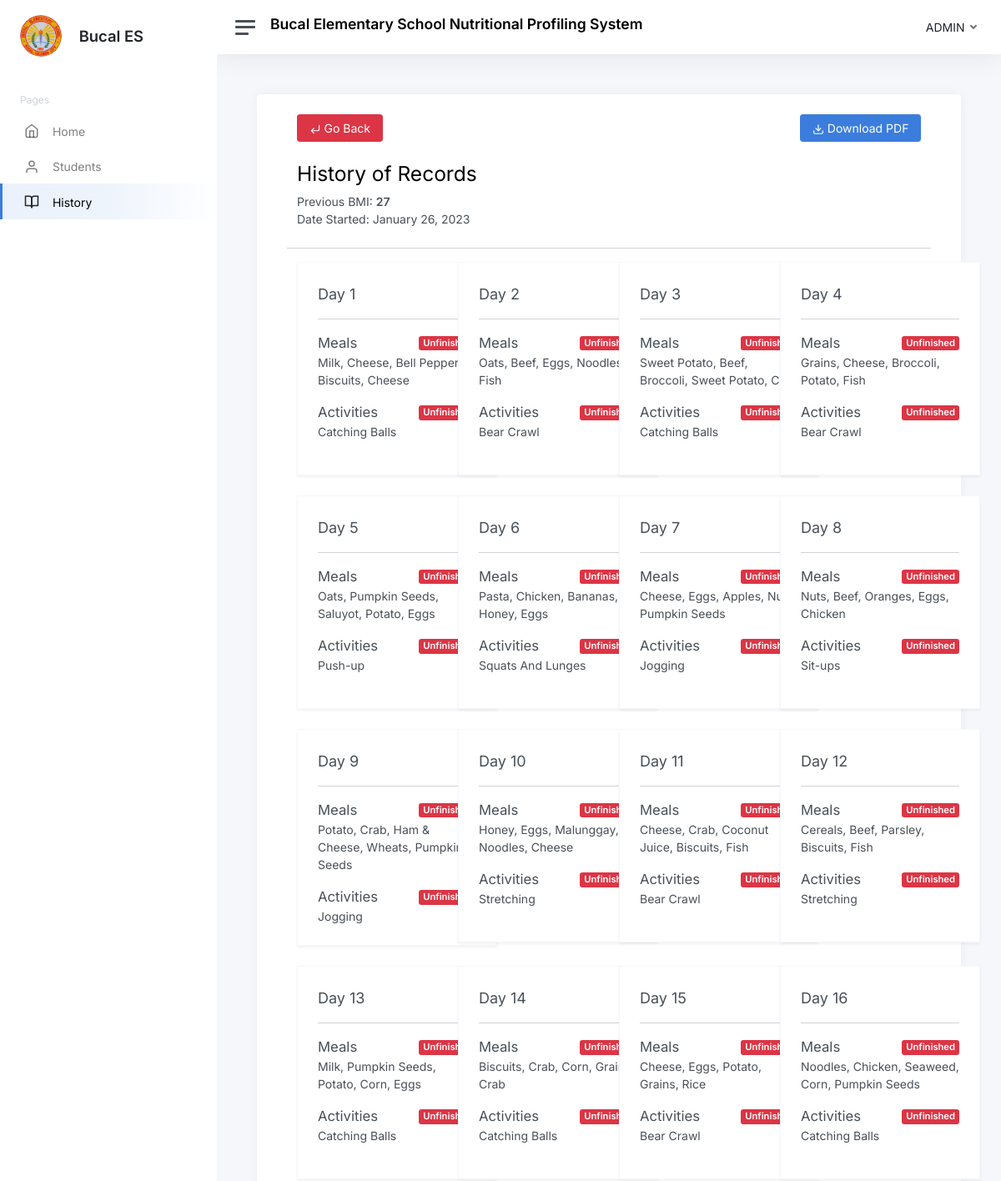
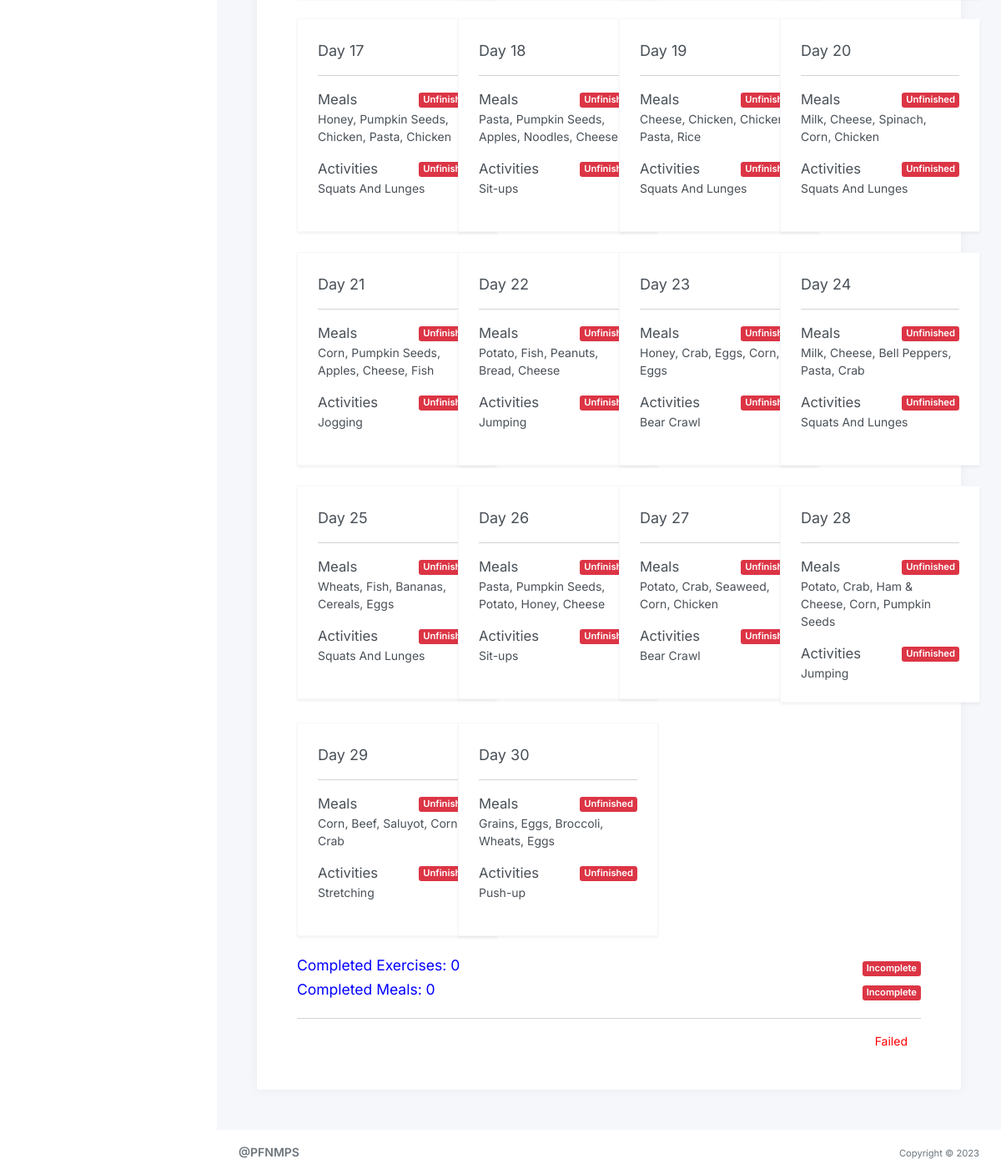
The page /history.php?student_id=Cameron on the database its author committed (2 pictures, top to bottom).
### tables this page shows
CREATE TABLE `history` (
  `id` int(11) NOT NULL,
  `student_id` varchar(50) NOT NULL,
  `program_id` int(50) NOT NULL,
  `bmi` int(11) NOT NULL,
  `date_created` date NOT NULL,
  `date_time_updated` datetime NOT NULL
);

CREATE TABLE `program_records` (
  `id` int(11) NOT NULL,
  `student_id` varchar(20) NOT NULL,
  `date_started` date NOT NULL,
  `foods` varchar(255) NOT NULL,
  `exercises` varchar(255) NOT NULL,
  `day` varchar(50) NOT NULL,
  `food_acknowledge` int(11) NOT NULL,
  `exercise_acknowledge` int(11) NOT NULL,
  `ended_day` date NOT NULL,
  `date_time_created` datetime NOT NULL,
  `date_time_updated` datetime NOT NULL
);

### history.php (the view, shortened to what this page needs)
<?php
include('connection.php');
$student_id = $_GET['student_id'];
?>
<!DOCTYPE html>
<html lang="en">
<head>
    <link href="admin-template/css/app.css" rel="stylesheet">
	<link rel="./stylesheet" href="./styles/bootstrap/css/bootstrap.css">
</head>
<body>
    <div class="wrapper">
		<nav id="sidebar" class="sidebar js-sidebar">
			<div class="sidebar-content js-simplebar">
				<a class="sidebar-brand" href="home-admin.php">
                <img src="logo.jpg" alt="" height="50" style="border-radius: 50px;">
					<span class="align-middle px-3 text-dark">Bucal ES</span>
        </a>
				<ul class="sidebar-nav">
					<li class="sidebar-header">
						Pages
					</li>
					<li class="sidebar-item">
						<a class="sidebar-link" href="home-admin.php">
                            <i class="align-middle" data-feather="home"></i> <span class="align-middle">Home</span>
                         </a>
					</li>
					<li class="sidebar-item ">
						<a class="sidebar-link" href="view-students.php">
                            <i class="align-middle " data-feather="user"></i> <span class="align-middle">Students</span>
                        </a>
					</li>
					<li class="sidebar-item active">
						<a class="sidebar-link" href="view-history.php">
                            <i class="align-middle text-dark" data-feather="book-open"></i> <span class="align-middle">History</span>
                        </a>
					</li>
				</ul>
			</div>
		</nav>
		<div class="main">
			<nav class="navbar navbar-expand navbar-light navbar-bg">
				<a class="sidebar-toggle js-sidebar-toggle">
          <i class="hamburger align-self-center"></i>
        </a>
        <span class="d-flex align-items-center">
			<h4 class="fw-bold">
				Bucal Elementary School Nutritional Profiling System
			</h4>
		</span>
				<div class="navbar-collapse collapse">
					<ul class="navbar-nav navbar-align">
						<li class="nav-item dropdown">
							<a class="nav-link dropdown-toggle d-none d-sm-inline-block" href="#" data-bs-toggle="dropdown" id="dropdownMenuButton1">
                                <span class="text-dark">ADMIN</span>
                            </a>
						</li>
					</ul>
				</div>
			</nav>
			<main class="content">
				<div class="container-fluid p-0">
                <div class="row">
                    <div class="col-lg-12">
                        <div class="card p-5 pt-0">
                         <span class="d-flex flex-row justify-content-between align-items-center mt-4">
                            <span>
                                <a href="view-students.php" class="btn btn-md btn-danger"><i class="align-middle" data-feather="corner-down-left"></i> Go Back</a>
                            </span>
                            <span><a class="btn btn-md btn-primary" href="student-history.php?student_id=<?= $student_id; ?>"><i class="align-middle" data-feather="download"></i> Download PDF</a></span>
                         </span>
                         <h2 class="mt-4">History of Records</h2>
                            <?php
                            if(isset($_GET['student_id'])){
                                $student_id = $_GET['student_id'];
                                $query_bmi = "SELECT bmi , date_created FROM history WHERE student_id = '$student_id'";
                                $run_bmi = mysqli_query($conn,$query_bmi);
                                if(mysqli_num_rows($run_bmi) > 0){
                                    foreach($run_bmi as $row1){
                                        ?>
                                            <p class="m-0 p-0">Previous BMI: <strong><?php echo $row1['bmi']?></strong></p>
                                            <p class="m-0 p-0">Date Started: <?php $date = date("F d, Y", strtotime($row1['date_created']));
                                            echo $date;?></p>
                                        <?php
                                    }
                                }
                                $sql = "SELECT program_records.student_id , program_records.date_started, program_records.foods, program_records.exercises, program_records.day, program_records.ended_day , program_records.food_acknowledge , program_records.exercise_acknowledge
                                FROM program_records WHERE program_records.student_id = '$student_id'";
                                $run = mysqli_query($conn,$sql);
                                if(mysqli_num_rows($run) > 0){
                                    ?>
                                    <div class="row">
                                        <hr class="mt-4">
                                    <?php
                                    foreach($run as $row){
                                        ?>
                                        <div class="col-lg-3">
                                        <div class="card border border-light rounded-0 shadow p-4" style="width: 15rem; min-height: 16rem;">
                                        <p class="m-0 p-0" style="font-size:18px;">Day <?php echo $row ['day']?></p>
                                        <hr class="featurette-divider">
                                        <span class="d-flex flex-row justify-content-between align-items-center">
                                        <p class="m-0 p-0"  style="font-size:16.7px;">Meals</p>
                                        <?php
                                            if($row['food_acknowledge'] == '1'){
                                                echo "<span class='badge bg-success'>Done</span>";
                                            }else{
                                                echo "<span class='badge bg-danger'>Unfinished</span>";
                                            }
                                            ?>
                                        </span>
                                        <p class="m-0 p-0"><?php echo $row['foods']?></p>
                                        <span class="d-flex justify-content-between align-items-center">
                                            <p class="m-0 p-0" style="font-size:16.7px;">Activities</p>
                                            <?php if($row ['exercise_acknowledge']== '1'){
                                                echo "<span class='badge bg-success'>Done</span>";
                                            }else{
                                                echo "<span class='badge bg-danger'>Unfinished</span>";
                                            }
                                            ?>
                                        </span>
                                        <p class="m-0 p-0"> <?php echo $row['exercises']?></p>
                                        </div>
                                        </div>
                                        <?php
                                    }
                                }
                                ?>
                                <?php
                                $query_remarks = "SELECT exercise_acknowledge FROM program_records WHERE program_records.student_id ='$student_id' AND program_records.exercise_acknowledge = '1'";
                                $run_remarks = mysqli_query($conn,$query_remarks);
                                $row_remarks = mysqli_num_rows($run_remarks);
                                ?>
                                <span class="d-flex justify-content-between align-items-center">
                                <?php
                                echo "<span class='h4' style='color:blue;'>Completed Exercises:" . ' ' . $row_remarks . '<br> </span>';
                                if($row_remarks == 10 || $row_remarks >= 10){
                                    echo "<span class='badge bg-success'>Completed" . "<br></span>";
                                }else{
                                    echo "<span class='badge bg-danger'>Incomplete" . "<br> </span>";
                                }
                                ?>
                                </span>
                                <?php
                                $query_remarks_food = "SELECT food_acknowledge FROM program_records WHERE program_records.student_id ='$student_id' AND program_records.food_acknowledge = '1'";
                                $run_remarks_food = mysqli_query($conn,$query_remarks_food);
                                $row_remarks_food = mysqli_num_rows($run_remarks_food);
                                ?>
                                <span class="d-flex w-100 flex-row justify-content-between align-items-center">
                                <?php
                                echo "<span class='h4' style='color:blue;'>Completed Meals:" . ' ' . $row_remarks_food . "<br></span>";
                                if($row_remarks_food == 30){
                                    echo "<span class='badge bg-success'>Completed" . "<br></span>";
                                }else{
                                    echo "<span class='badge bg-danger'>Incomplete" . "<br> </span>";
                                }
                                ?>
                                </span>
                                <span class="text-end">
                                <hr>
                                <?php
                                 if($row_remarks >= 8 && $row_remarks_food == 30){
                                    echo "<span class='px-2' style='color: green;'> Success" . "<br> </span>";
                                }else{
                                    echo "<span class='px-3' style='color: red;'>Failed ". "<br> </span>";
                                }
                                ?>
                                </span>
                                <?php
                            }
                            ?>
                                    </div>
                        </div>
                    </div>
                </div>
			</main>
            <footer class="footer">
				<div class="container-fluid">
					<div class="row text-muted">
						<div class="col-6 text-start">
							<p class="mb-0">
								<a class="text-muted" href="https://adminkit.io/" target="_blank"><strong>@PFNMPS</strong></a>
							</p>
						</div>
						<div class="col-6 text-end">
							<ul class="list-inline">
								<li class="list-inline-item">
									<small>Copyright &copy; 2023</small>
								</li>
							</ul>
						</div>
					</div>
				</div>
			</footer>
		</div>
	</div>
</body>
</html>

### rows shown on the page
history: bmi "27", date_created "January 26, 2023"
program_records: day "1", food_acknowledge "Unfinished", foods "Milk, Cheese, Bell Peppers, Biscuits, Cheese", exercise_acknowledge "Unfinished", exercises "Catching Balls"
program_records: day "2", food_acknowledge "Unfinished", foods "Oats, Beef, Eggs, Noodles, Fish", exercise_acknowledge "Unfinished", exercises "Bear Crawl"
program_records: day "3", food_acknowledge "Unfinished", foods "Sweet Potato, Beef, Broccoli, Sweet Potato, Crab", exercise_acknowledge "Unfinished", exercises "Catching Balls"
program_records: day "4", food_acknowledge "Unfinished", foods "Grains, Cheese, Broccoli, Potato, Fish", exercise_acknowledge "Unfinished", exercises "Bear Crawl"
program_records: day "5", food_acknowledge "Unfinished", foods "Oats, Pumpkin Seeds, Saluyot, Potato, Eggs", exercise_acknowledge "Unfinished", exercises "Push-up"
program_records: day "6", food_acknowledge "Unfinished", foods "Pasta, Chicken, Bananas, Honey, Eggs", exercise_acknowledge "Unfinished", exercises "Squats And Lunges"
program_records: day "7", food_acknowledge "Unfinished", foods "Cheese, Eggs, Apples, Nuts, Pumpkin Seeds", exercise_acknowledge "Unfinished", exercises "Jogging"
program_records: day "8", food_acknowledge "Unfinished", foods "Nuts, Beef, Oranges, Eggs, Chicken", exercise_acknowledge "Unfinished", exercises "Sit-ups"
program_records: day "9", food_acknowledge "Unfinished", foods "Potato, Crab, Ham & Cheese, Wheats, Pumpkin Seeds", exercise_acknowledge "Unfinished", exercises "Jogging"
program_records: day "10", food_acknowledge "Unfinished", foods "Honey, Eggs, Malunggay, Noodles, Cheese", exercise_acknowledge "Unfinished", exercises "Stretching"
program_records: day "11", food_acknowledge "Unfinished", foods "Cheese, Crab, Coconut Juice, Biscuits, Fish", exercise_acknowledge "Unfinished", exercises "Bear Crawl"
program_records: day "12", food_acknowledge "Unfinished", foods "Cereals, Beef, Parsley, Biscuits, Fish", exercise_acknowledge "Unfinished", exercises "Stretching"
program_records: day "13", food_acknowledge "Unfinished", foods "Milk, Pumpkin Seeds, Potato, Corn, Eggs", exercise_acknowledge "Unfinished", exercises "Catching Balls"
program_records: day "14", food_acknowledge "Unfinished", foods "Biscuits, Crab, Corn, Grains, Crab", exercise_acknowledge "Unfinished", exercises "Catching Balls"
program_records: day "15", food_acknowledge "Unfinished", foods "Cheese, Eggs, Potato, Grains, Rice", exercise_acknowledge "Unfinished", exercises "Bear Crawl"
program_records: day "16", food_acknowledge "Unfinished", foods "Noodles, Chicken, Seaweed, Corn, Pumpkin Seeds", exercise_acknowledge "Unfinished", exercises "Catching Balls"
program_records: day "17", food_acknowledge "Unfinished", foods "Honey, Pumpkin Seeds, Chicken, Pasta, Chicken", exercise_acknowledge "Unfinished", exercises "Squats And Lunges"
program_records: day "18", food_acknowledge "Unfinished", foods "Pasta, Pumpkin Seeds, Apples, Noodles, Cheese", exercise_acknowledge "Unfinished", exercises "Sit-ups"
program_records: day "19", food_acknowledge "Unfinished", foods "Cheese, Chicken, Chicken, Pasta, Rice", exercise_acknowledge "Unfinished", exercises "Squats And Lunges"
program_records: day "20", food_acknowledge "Unfinished", foods "Milk, Cheese, Spinach, Corn, Chicken", exercise_acknowledge "Unfinished", exercises "Squats And Lunges"
program_records: day "21", food_acknowledge "Unfinished", foods "Corn, Pumpkin Seeds, Apples, Cheese, Fish", exercise_acknowledge "Unfinished", exercises "Jogging"
program_records: day "22", food_acknowledge "Unfinished", foods "Potato, Fish, Peanuts, Bread, Cheese", exercise_acknowledge "Unfinished", exercises "Jumping"
program_records: day "23", food_acknowledge "Unfinished", foods "Honey, Crab, Eggs, Corn, Eggs", exercise_acknowledge "Unfinished", exercises "Bear Crawl"
program_records: day "24", food_acknowledge "Unfinished", foods "Milk, Cheese, Bell Peppers, Pasta, Crab", exercise_acknowledge "Unfinished", exercises "Squats And Lunges"
program_records: day "25", food_acknowledge "Unfinished", foods "Wheats, Fish, Bananas, Cereals, Eggs", exercise_acknowledge "Unfinished", exercises "Squats And Lunges"
program_records: day "26", food_acknowledge "Unfinished", foods "Pasta, Pumpkin Seeds, Potato, Honey, Cheese", exercise_acknowledge "Unfinished", exercises "Sit-ups"
program_records: day "27", food_acknowledge "Unfinished", foods "Potato, Crab, Seaweed, Corn, Chicken", exercise_acknowledge "Unfinished", exercises "Bear Crawl"
program_records: day "28", food_acknowledge "Unfinished", foods "Potato, Crab, Ham & Cheese, Corn, Pumpkin Seeds", exercise_acknowledge "Unfinished", exercises "Jumping"
program_records: day "29", food_acknowledge "Unfinished", foods "Corn, Beef, Saluyot, Corn, Crab", exercise_acknowledge "Unfinished", exercises "Stretching"
program_records: day "30", food_acknowledge "Unfinished", foods "Grains, Eggs, Broccoli, Wheats, Eggs", exercise_acknowledge "Unfinished", exercises "Push-up"

### other values the page prints
$row_remarks "0"
$row_remarks_food "0"
